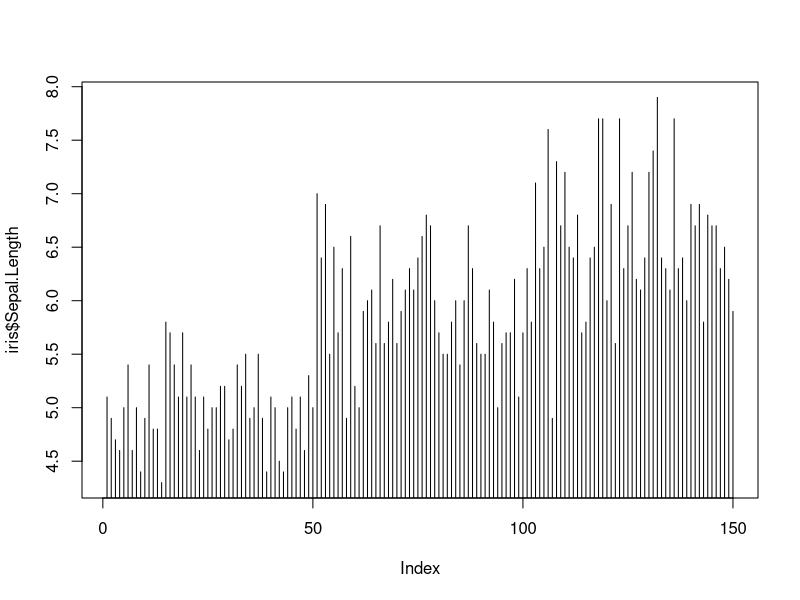
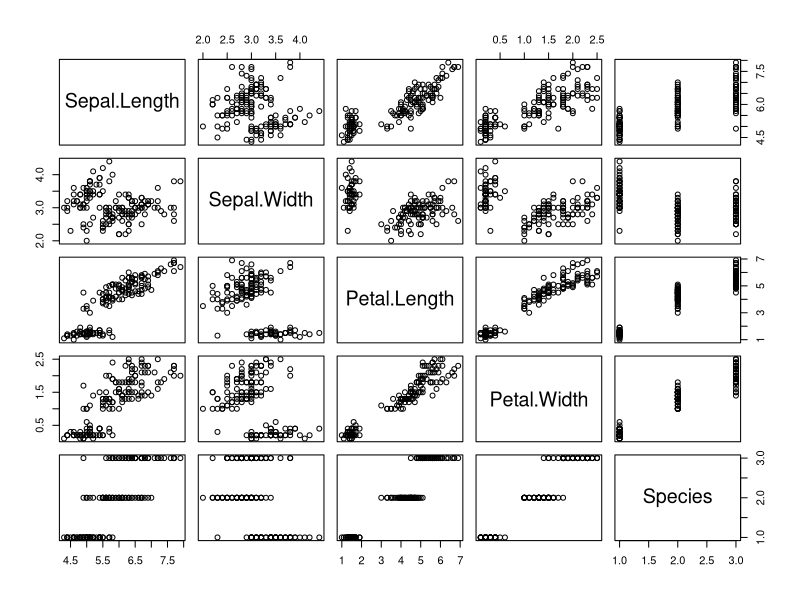
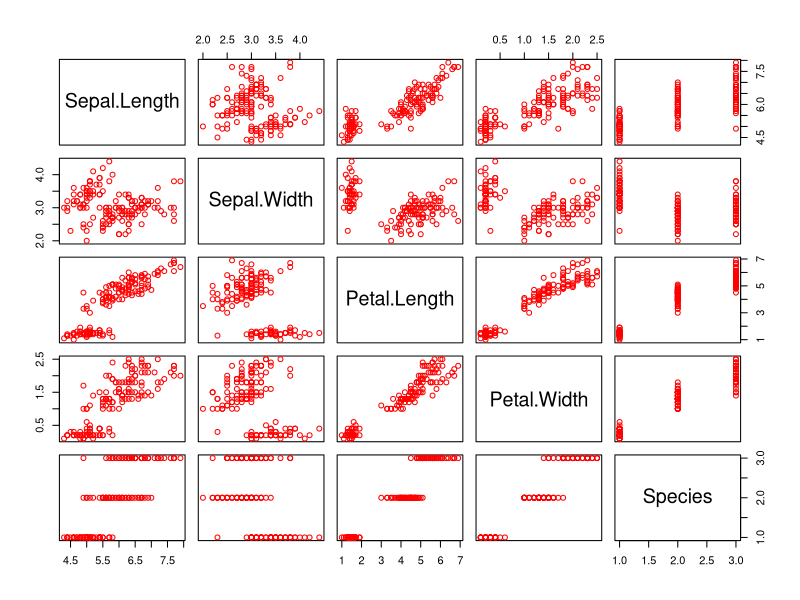
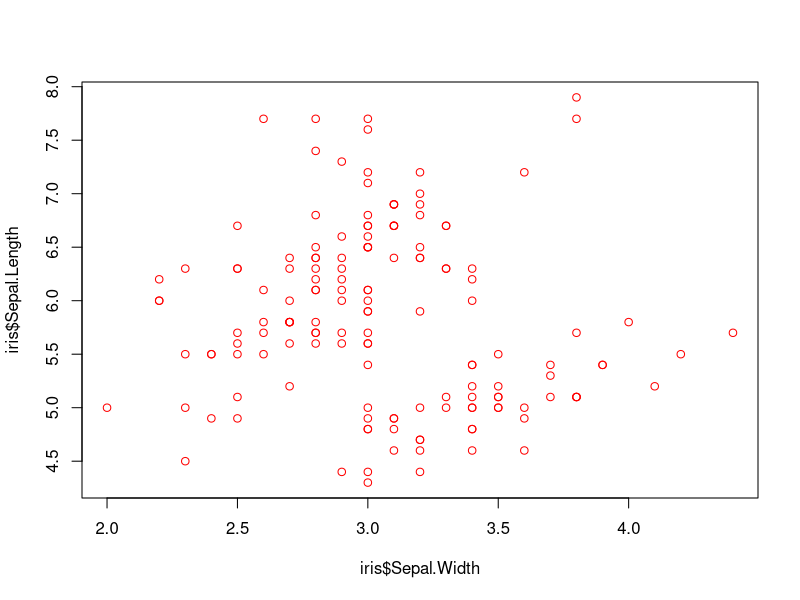
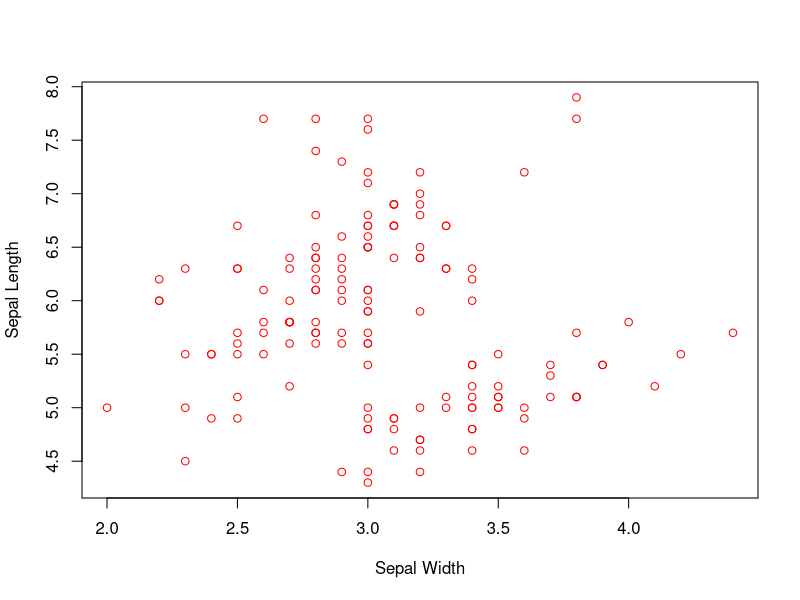
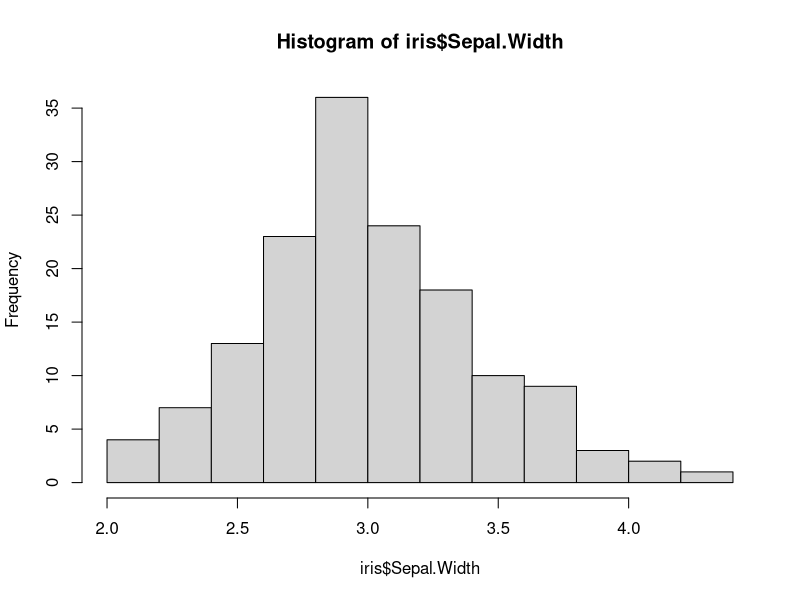
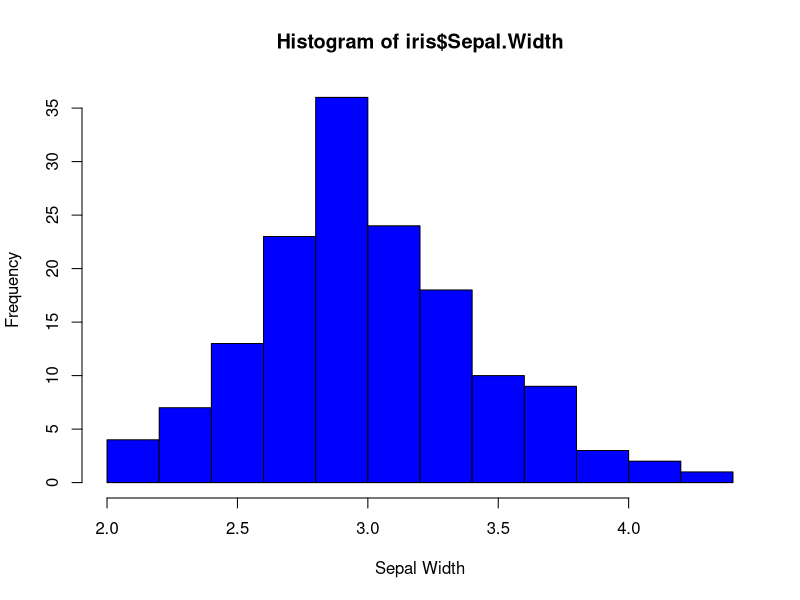

Recreate these plots in R, in order.
### Code to explore and load the IRIS data set

# Method 1
# Use the inbuilt datasets package in R 

library(datasets)
data("iris")

iris <- datasets::iris

# Method 2 via a repository
# RCurl used for url client interface
# install.packages("RCurl")

# library(RCurl)
# iris <- read.csv(text = getURL("https://raw.githubusercontent.com/dataprofessor/data/master/iris.csv"))

# View the data
View(iris)

### Summary statistics of the data

head(iris,5)
tail(iris, 5)

summary(iris)
# Look at a particular attribute
summary(iris$Sepal.Length)
plot(iris$Sepal.Length,type = 'h')

# Check for missing values in data set; 0 means there are no missing values in the dataframe
sum(is.na(iris))

# skimr() - expands on summary() with more stats
# install.packages('skimr')

library(skimr)
# Perform skim and display summary stats
skim(iris)

# Group data by Species and perfrom skim
# Utilize %>% piping operator to avoid additional temp variables
iris %>%
  dplyr::group_by(Species) %>%
  skim()

### Basic visualizations
plot(iris)
plot(iris, col = "red")

# Scatter plot
plot(iris$Sepal.Width, iris$Sepal.Length, col = "red")
# Specify axis labels
plot(iris$Sepal.Width, iris$Sepal.Length, col = "red",
     xlab = "Sepal Width",ylab = "Sepal Length")

# Histograms
hist(iris$Sepal.Width)
hist(iris$Sepal.Width, col = "blue", xlab = "Sepal Width")
